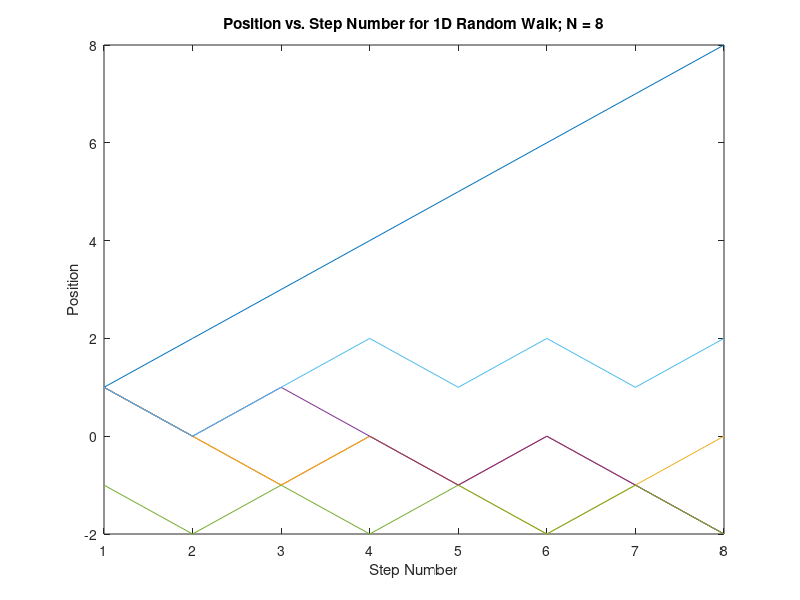

MATLAB code for this plot: (Note: this script raises an error after producing the figure.)
%% Biological Physics Problem Set 01
%% Patrick O'Brien
%% Due Thurs., Feb. 4, 2016

%% A 1-Dimensional Random Walk

% Produce a 8x1000 array of steps, where each is -1 or +1
clear
close all

steps = -1+(2).*(round(rand(8,1000)));

% Now make an array of locations using cumsum. Want 1000 tracks of 8 steps
% each, therefore will want to sum the columns. 
figure
locations = cumsum(steps);
plot(locations(:,1:6))
xlabel('Step Number');
ylabel('Position');
title('Position vs. Step Number for 1D Random Walk; N = 8')


%% Statistics

% Use indexing to get a 1x1000 array of final location of each track

floc = locations(8,:);

% calculated mean:
floc_u = mean(floc);
disp(floc_u,'calculated mean')
% Theoretical mean = 0. 

% calculated variance:
floc_var = var(floc);
disp(floc_var,'calculated variance')

% Theoretical variance = N = 8. 

% Histogram of P(x). 
figure
bins = [-9:2:9];
histogram(floc, bins, 'normalization', 'pdf')

% binomial distribution

hold all
bin_centers = zeros(1, length(bins)-1);
for i = 1:length(bin_centers)
    bin_centers(i) = (bins(i) + bins(i+1))./(2);  
end
% P(nl,nr) = (nl + nr)!/nl!.*nr! .* pr.*pl 
p = 0.5;
N = 8; 
nr = (0:8);
binomial = (factorial(N)./(factorial(N-nr).*factorial(nr))).*(0.5).^(N)./2;
plot(bin_centers, binomial, 'ko-')

% Normal Distribution

n = 8; 
xvals = linspace(-10, 10,200);
yvals = (1./( sqrt(2.*pi.*n) )).*exp( (-xvals.^(2)) ./(2.*n));
plot(xvals, yvals, 'r-');
xlabel('x')
ylabel('P(x)')
legend('Simulation Distribution', 'Binomial Distribution', 'Normal Distribution')
title('Distributions of Displacement Probabilities with N = 8')

%% A 1-Dimensional Random Walk With 1000 steps

% Produce a 1000,20000 array of steps, where each is -1 or +1
clear
close all

steps = -1+(2).*(round(rand(1000,20000)));
 
figure
locations = cumsum(steps,1);
plot(locations(:,1:6))
xlabel('Step Number');
ylabel('Position');
title('Position vs. Step Number for 1D Random Walk; N = 1000')


%% Statistics 

% Use indexing to get a 1x1000 array of final location of each track
floc = locations(end,:);

% Histogram of P(x). 
figure
bins = linspace(-120,120, 61);
histogram(floc, bins, 'normalization', 'pdf')
hold all

n = 1000; 
xvals = linspace(-100, 100,200);
yvals = (1./(sqrt(2.*pi.*n))).*exp((-xvals.^(2))./(2.*n));
plot(xvals, yvals, 'r-');
xlabel('x')
ylabel('P(x)')
legend('Simulation Distribution', 'Normal Distribution')
title('Distributions of Displacement Probabilities with N = 1000')











